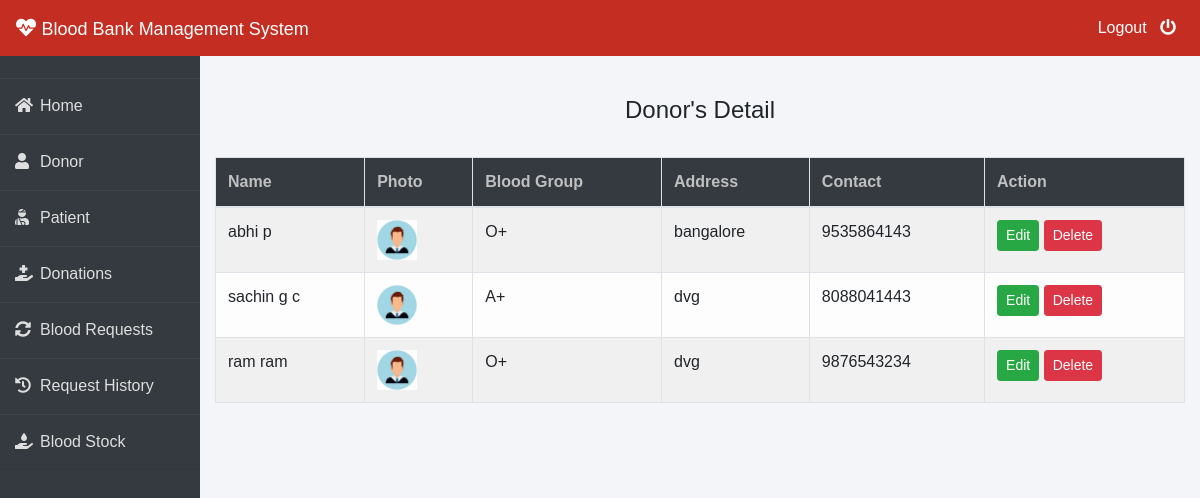
Page /admin-donor (signed in) on the committed database.
### donor/models.py (models this page shows, shortened)
class Donor(models.Model):
    user=models.OneToOneField(User,on_delete=models.CASCADE)
    profile_pic= models.ImageField(upload_to='profile_pic/Donor/',null=True,blank=True)
    bloodgroup=models.CharField(max_length=10)
    address = models.CharField(max_length=40)
    mobile = models.CharField(max_length=20,null=False)
    @property
    def get_name(self):
        return self.user.first_name+" "+self.user.last_name

### blood/views.py (the view)
# urls.py: path('admin-donor', views.admin_donor_view,name='admin-donor'),
@login_required(login_url='adminlogin')
def admin_donor_view(request):
    donors=dmodels.Donor.objects.all()
    return render(request,'blood/admin_donor.html',{'donors':donors})

### templates/blood/admin_donor.html
{% extends 'blood/adminbase.html' %}
{% block content %}
{% load widget_tweaks %}
{%load static%}
<br><br>
<div class="container">
    <H4 class="text-center">Donor's Detail</H4><br>
    <table class="table table-light table-hover table-bordered table-striped">
        <thead class="bg-dark">
            <tr>
                <th scope="col" style="color: rgb(192, 192, 192);">Name</th>
                <th scope="col" style="color: rgb(192, 192, 192);">Photo</th>
                <th scope="col" style="color: rgb(192, 192, 192);">Blood Group</th>
                <th scope="col" style="color: rgb(192, 192, 192);">Address</th>
                <th scope="col" style="color: rgb(192, 192, 192);">Contact</th>
                <th style="color: rgb(192, 192, 192);">Action</th>
            </tr>
        </thead>
        <tbody>
            {% for t in donors %}
            <tr>
                <td> {{t.get_name}}</td>
                <td> <img src="{% static t.profile_pic.url %}" alt="Profile Pic" height="40px" width="40px" /></td>
                <td>{{t.bloodgroup}}</td>
                <td>{{t.address}}</td>
                <td>{{t.mobile}}</td>
                <td>
                    <button class="btn btn-success btn-sm"><a  style="text-decoration: none;color: white;" href="{% url 'update-donor' t.id  %}">Edit</a> </button>
                    <button class="btn btn-danger btn-sm"><a  style="text-decoration: none;color: white;" href="{% url 'delete-donor' t.id  %}">Delete</a> </button>
                </td>
            </tr>
            {% endfor %}
        </tbody>
    </table>
</div>
{% endblock content %}

### templates/blood/adminbase.html (shortened to what this page needs)
<!DOCTYPE html>
<html lang="en">
<head>
    <link rel="stylesheet" href="https://maxcdn.bootstrapcdn.com/bootstrap/4.0.0/css/bootstrap.min.css">
    <link rel="stylesheet" href="https://cdnjs.cloudflare.com/ajax/libs/font-awesome/5.14.0/css/all.css">
</head>
<body>
    <nav class="navbar navbar-expand-lg navbar-light fixed-top bg-danger">
        <a style="color:white;" class="navbar-brand" href="/"><i class="fa fa-heartbeat"></i>&nbsp;<font face = "Comic sans MS" size ="4">Blood Bank Management System</font></a>
        <div class="navbar-collapse collapse w-100 order-3 dual-collapse2">
            <ul class="navbar-nav ml-auto">
                <li class="nav-item">
                    <a class="nav-link" style="color: white;" href="/logout">Logout &nbsp; <i class="fas fa-power-off"></i></a>
                </li>
            </ul>
        </div>
      </nav>
<br><br>
<div class="wrapper">
    <div class="sidebar">
        <ul>
            <li><a style="text-decoration:none;" href="/"><i class="fas fa-home"></i>Home</a></li>
            <li><a style="text-decoration:none;" href="/admin-donor"><i class="fas fa-user"></i>Donor</a></li>
            <li><a style="text-decoration:none;" href="/admin-patient"><i class="fas fa-user-injured"></i>Patient</a></li>
            <li><a style="text-decoration:none;" href="/admin-donation"><i class="fas fa-hand-holding-medical"></i>Donations</a></li>
            <li><a style="text-decoration:none;" href="/admin-request"><i class="fas fa-sync-alt"></i>Blood Requests</a></li>
            <li><a style="text-decoration:none;" href="/admin-request-history"><i class="fas fa-history"></i>Request History</a></li>
            <li><a style="text-decoration:none;" href="/admin-blood"><i class="fas fa-hand-holding-water"></i>Blood Stock</a></li>
        </ul>
    </div>
    <div class="main_content">
{% block content %}
{% endblock content %}
    </div>
</div>
</body>
</html>

### templates/blood/adminbase.html (style rules this page uses)
* { margin: 0; padding: 0; box-sizing: border-box; list-style: none; text-decoration: none; font-family: 'Josefin Sans', sans-serif; }
body { background-color: #f3f5f9; }
.bg-danger { background-color: #c32d22!important; }
.wrapper { display: flex; position: relative; }
.wrapper .sidebar { width: 200px; height: 100%; background: #343a40; padding: 30px 0px; position: fixed; }
.wrapper .sidebar ul li { padding: 15px; border-bottom: 1px solid #dedede; border-bottom: 1px solid rgba(0,0,0,0.05); border-top: 1px solid rgba(255,255,255,0.05); }
.wrapper .sidebar ul li a { color: #dedede; display: block; }
.wrapper .sidebar ul li a .fas { width: 25px; }
.wrapper .main_content { width: 100%; margin-left: 200px; }

### rows in the picture
Donor: get_name "abhi p", profile_pic (picture), bloodgroup "O+", address "bangalore", mobile "9535864143"
Donor: get_name "sachin g c", profile_pic (picture), bloodgroup "A+", address "dvg", mobile "8088041443"
Donor: get_name "ram ram", profile_pic (picture), bloodgroup "O+", address "dvg", mobile "9876543234"
